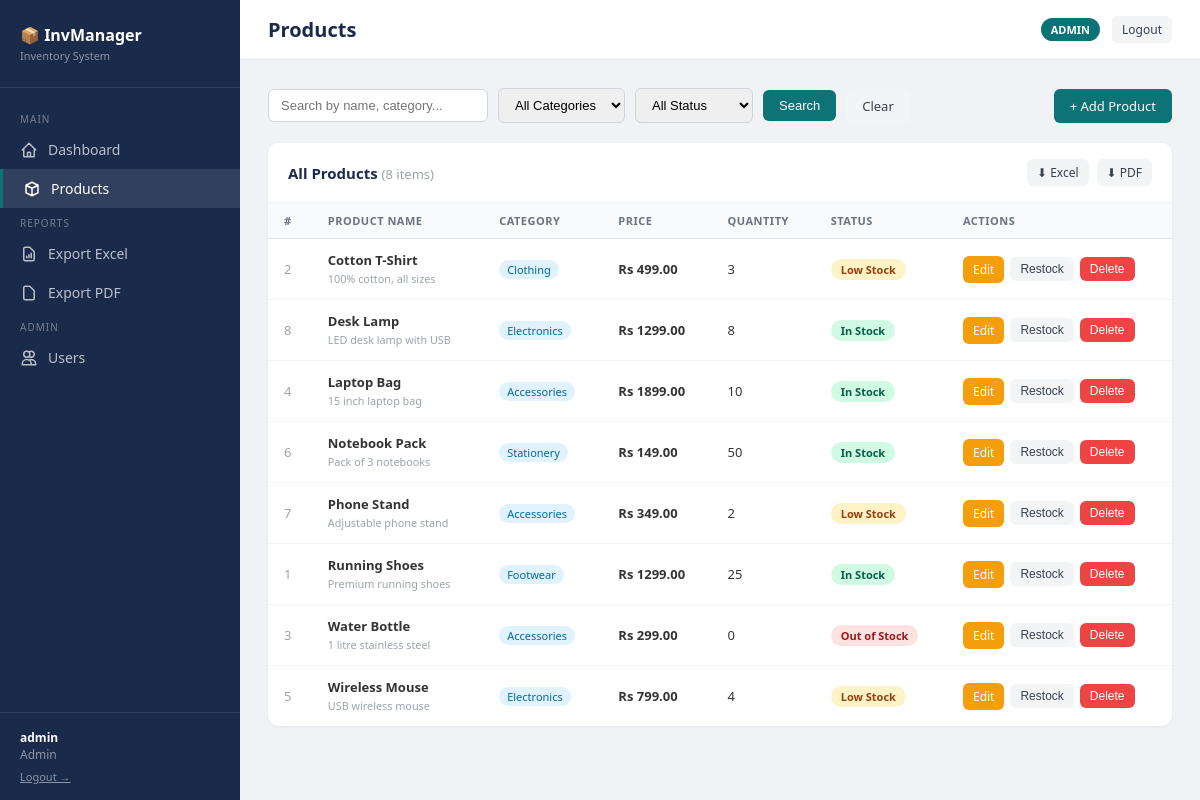
Screenshot of /products (signed in) with the database file from the repository.
### tables this page shows
CREATE TABLE products (
                id          INTEGER PRIMARY KEY AUTOINCREMENT,
                name        TEXT NOT NULL,
                category    TEXT DEFAULT 'General',
                price       REAL DEFAULT 0,
                quantity    INTEGER DEFAULT 0,
                status      TEXT DEFAULT 'In Stock',
                description TEXT DEFAULT '',
                created_at  DATETIME DEFAULT CURRENT_TIMESTAMP,
                updated_at  DATETIME DEFAULT CURRENT_TIMESTAMP
            );

### app.py (the view)
@app.route("/products")
@login_required
def products():
    search = request.args.get("search", "")
    category = request.args.get("category", "")
    status = request.args.get("status", "")
    all_products = db.get_products(search=search, category=category, status=status)
    categories = db.get_categories()
    return render_template("products.html",
                           products=all_products,
                           categories=categories,
                           search=search,
                           selected_category=category,
                           selected_status=status,
                           user=session["user"])

### app.py (called while the page is built)
def login_required(f):
    from functools import wraps
    @wraps(f)
    def decorated(*args, **kwargs):
        if "user" not in session:
            return redirect(url_for("login"))
        return f(*args, **kwargs)
    return decorated

### database.py (called while the page is built)
    def connect(self):
        conn = sqlite3.connect(DB_FILE)
        conn.row_factory = sqlite3.Row
        return conn

    def get_products(self, search="", category="", status=""):
        conn = self.connect()
        query = "SELECT id, name, category, price, quantity, status, description FROM products WHERE 1=1"
        params = []
        if search:
            query += " AND (name LIKE ? OR category LIKE ? OR description LIKE ?)"
            params += [f"%{search}%", f"%{search}%", f"%{search}%"]
        if category:
            query += " AND category = ?"
            params.append(category)
        if status:
            query += " AND status = ?"
            params.append(status)
        query += " ORDER BY name ASC"
        rows = conn.execute(query, params).fetchall()
        conn.close()
        return [tuple(r) for r in rows]

    def get_categories(self):
        conn = self.connect()
        rows = conn.execute("SELECT DISTINCT category FROM products ORDER BY category").fetchall()
        conn.close()
        return [r[0] for r in rows]

### templates/products.html (shortened to what this page needs)
{% extends "base.html" %}
{% block page_title %}Products{% endblock %}
{% block content %}
<form method="GET" action="{{ url_for('products') }}">
  <div class="search-bar">
    <input type="text" name="search" placeholder="Search by name, category..." value="{{ search }}"/>
    <select name="category">
      <option value="">All Categories</option>
    </select>
    <select name="status">
      <option value="">All Status</option>
    </select>
    <button type="submit" class="btn btn-primary">Search</button>
    <a href="{{ url_for('products') }}" class="btn btn-secondary">Clear</a>
    <a href="{{ url_for('add_product') }}" class="btn btn-primary" style="margin-left:auto;">+ Add Product</a>
  </div>
</form>
<div class="card">
  <div class="card-header">
    <h3>All Products <span style="font-weight:400;color:#9ca3af;font-size:13px;">({{ products|length }} items)</span></h3>
    <div style="display:flex;gap:8px;">
      <a href="{{ url_for('export_to_excel') }}" class="btn btn-sm btn-secondary">⬇ Excel</a>
      <a href="{{ url_for('export_to_pdf') }}"   class="btn btn-sm btn-secondary">⬇ PDF</a>
    </div>
  </div>
  {% if products %}
  <table>
    <thead>
      <tr>
        <th>#</th>
        <th>Product Name</th>
        <th>Category</th>
        <th>Price</th>
        <th>Quantity</th>
        <th>Status</th>
        <th>Actions</th>
      </tr>
    </thead>
    <tbody>
      {% for p in products %}
      <tr>
        <td style="color:#9ca3af">{{ p[0] }}</td>
        <td>
          <strong>{{ p[1] }}</strong>
          {% if p[6] %}<br><small style="color:#9ca3af">{{ p[6][:50] }}{% if p[6]|length > 50 %}...{% endif %}</small>{% endif %}
        </td>
        <td><span style="background:#e0f2fe;color:#0369a1;padding:2px 8px;border-radius:20px;font-size:11px;">{{ p[2] }}</span></td>
        <td><strong>Rs {{ "%.2f"|format(p[3]) }}</strong></td>
        <td>{{ p[4] }}</td>
        <td>
          {% if p[5] == 'In Stock' %}
            <span class="status in-stock">In Stock</span>
          {% elif p[5] == 'Low Stock' %}
            <span class="status low-stock">Low Stock</span>
          {% else %}
            <span class="status out-stock">Out of Stock</span>
          {% endif %}
        </td>
        <td>
          <div style="display:flex;gap:6px;align-items:center;">
            <a href="{{ url_for('edit_product', pid=p[0]) }}" class="btn btn-sm btn-warning">Edit</a>
            <button class="btn btn-sm btn-secondary" onclick="openRestock({{ p[0] }}, '{{ p[1] }}')">Restock</button>
            {% if user.role == 'admin' %}
            <form method="POST" action="{{ url_for('delete_product', pid=p[0]) }}" onsubmit="return confirm('Delete {{ p[1] }}?')">
              <button type="submit" class="btn btn-sm btn-danger">Delete</button>
            </form>
            {% endif %}
          </div>
        </td>
      </tr>
      {% endfor %}
    </tbody>
  </table>
  {% else %}
  <div style="padding:40px;text-align:center;color:#9ca3af;">
    <div style="font-size:40px;margin-bottom:12px;">📦</div>
    <p>No products found.</p>
    <a href="{{ url_for('add_product') }}" class="btn btn-primary" style="margin-top:12px;">Add First Product</a>
  </div>
  {% endif %}
</div>
{% endblock %}

### templates/base.html (style rules this page uses)
* { margin:0; padding:0; box-sizing:border-box; }
body { font-family:'Segoe UI',sans-serif; background:#f0f2f5; color:#333; display:flex; min-height:100vh; }
.card { background:#fff; border-radius:10px; box-shadow:0 1px 3px rgba(0,0,0,0.06); overflow:hidden; margin-bottom:20px; }
.card-header { padding:16px 20px; border-bottom:1px solid #f3f4f6; display:flex; align-items:center; justify-content:space-between; }
.card-header h3 { font-size:15px; font-weight:600; color:#1a2a4a; }
table { width:100%; border-collapse:collapse; }
th { background:#f8fafc; padding:10px 16px; text-align:left; font-size:11px; font-weight:600; color:#6b7280; text-transform:uppercase; letter-spacing:0.5px; border-bottom:1px solid #e5e7eb; }
td { padding:12px 16px; font-size:13px; border-bottom:1px solid #f3f4f6; }
tr:last-child td { border:none; }
.status { padding:3px 10px; border-radius:20px; font-size:11px; font-weight:600; display:inline-block; }
.status.in-stock { background:#d1fae5; color:#065f46; }
.status.low-stock { background:#fef3c7; color:#92400e; }
.status.out-stock { background:#fee2e2; color:#991b1b; }
.btn { padding:8px 16px; border-radius:6px; border:none; cursor:pointer; font-size:13px; font-weight:500; text-decoration:none; display:inline-flex; align-items:center; gap:6px; transition:all 0.2s; }
.btn-primary { background:#0d7377; color:#fff; }
.btn-danger { background:#ef4444; color:#fff; }
.btn-warning { background:#f59e0b; color:#fff; }
.btn-secondary { background:#f3f4f6; color:#374151; }
.btn-sm { padding:5px 10px; font-size:12px; }
.search-bar { display:flex; gap:10px; margin-bottom:20px; align-items:center; flex-wrap:wrap; }
.search-bar input, .search-bar select { padding:8px 12px; border:1px solid #d1d5db; border-radius:6px; font-size:13px; }
.search-bar input { min-width:220px; }

### rows the page displays
products: id "2", name "Cotton T-Shirt", description "100% cotton, all sizes", category "Clothing", price "499.00", quantity "3", status "Low Stock"
products: id "8", name "Desk Lamp", description "LED desk lamp with USB", category "Electronics", price "1299.00", quantity "8", status "In Stock"
products: id "4", name "Laptop Bag", description "15 inch laptop bag", category "Accessories", price "1899.00", quantity "10", status "In Stock"
products: id "6", name "Notebook Pack", description "Pack of 3 notebooks", category "Stationery", price "149.00", quantity "50", status "In Stock"
products: id "7", name "Phone Stand", description "Adjustable phone stand", category "Accessories", price "349.00", quantity "2", status "Low Stock"
products: id "1", name "Running Shoes", description "Premium running shoes", category "Footwear", price "1299.00", quantity "25", status "In Stock"
products: id "3", name "Water Bottle", description "1 litre stainless steel", category "Accessories", price "299.00", quantity "0", status "Out of Stock"
products: id "5", name "Wireless Mouse", description "USB wireless mouse", category "Electronics", price "799.00", quantity "4", status "Low Stock"

### other values shown
{{ user.username }} "admin"
{{ user.role | capitalize }} "Admin"
{{ user.role }} "ADMIN"
{{ products|length }} "8"
